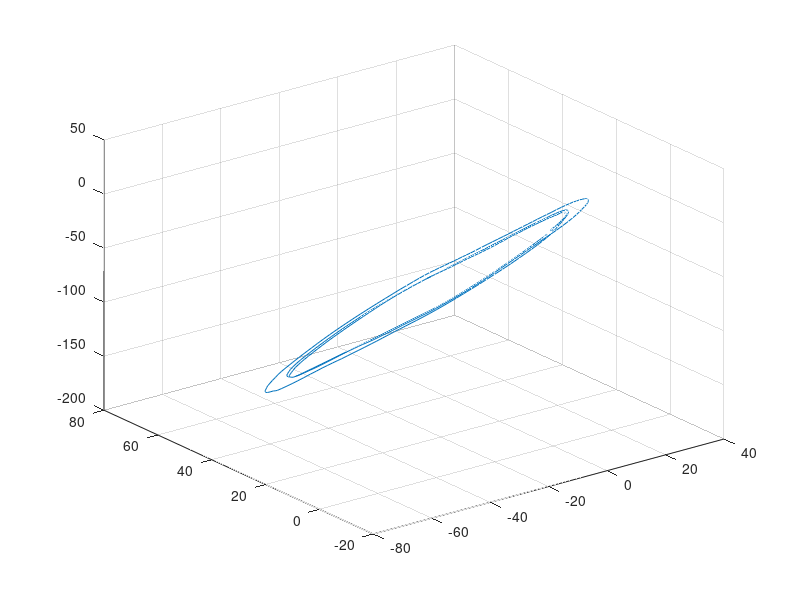
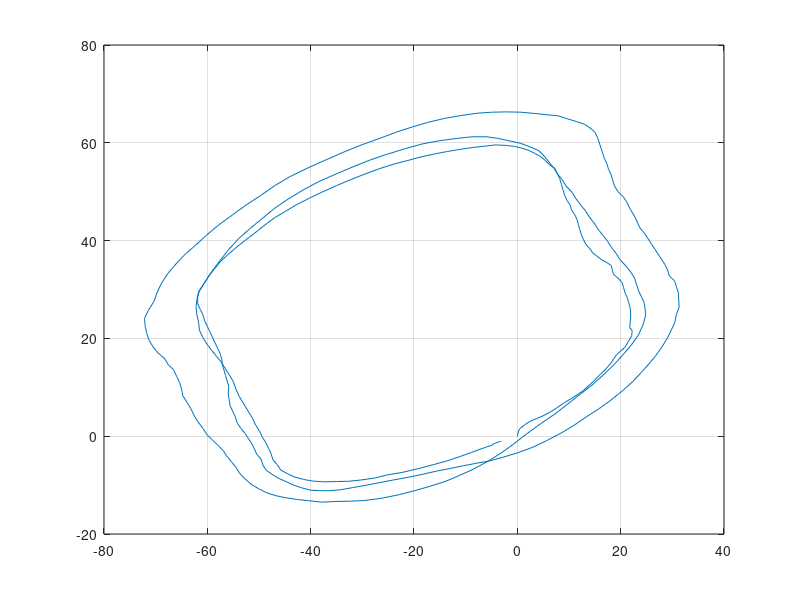

MATLAB code for these plots, in order:
clear all;
value1 = csvread('GPSdata/2021-07-30-030152.csv');
value2 = csvread('GPSdata/2021-07-30-031221.csv');
value3 = csvread('GPSdata/2021-07-30-032710.csv');
value = value3;
clear value1;
clear value2;
clear value3;
longitude = deg2rad(value(:,2));
latitude = deg2rad(value(:,3));
r = 6371393;
X = r*(cos(latitude).*cos(longitude));
Y = r*cos(latitude).*sin(longitude);
Z = r*sin(latitude);
X = X - X(1:1);
Y = Y - Y(1:1);
Z = Z - Z(1:1);
plot3(X,Y,Z);
grid on
figure(2)
plot(X,Y);
grid on
